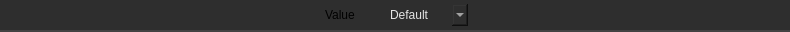
<?xml version="1.0" encoding="UTF-8"?>
<ui version="4.0">
 <class>Widget</class>
 <widget class="QWidget" name="Widget">
  <property name="geometry">
   <rect>
    <x>0</x>
    <y>0</y>
    <width>790</width>
    <height>32</height>
   </rect>
  </property>
  <property name="minimumSize">
   <size>
    <width>0</width>
    <height>0</height>
   </size>
  </property>
  <property name="maximumSize">
   <size>
    <width>16777215</width>
    <height>32</height>
   </size>
  </property>
  <property name="windowTitle">
   <string>Form</string>
  </property>
  <property name="styleSheet">
   <string notr="true">.QWidget {
    font: 580 10pt &quot;Segoe UI&quot;;
    border: 2px solid black;
    border-radius: 0px;
    border-left: 0px;
    border-right: 0px;
	border-top: 0px;
    border-color: rgba(66, 66, 66, 255);
    padding: 8px;
    padding-left: 6px;
    padding-right: 6px;
    color: #e5e5e5;
    background-color: #2e2e2e;
}

.QWidget::hover {
}
.QWidget::selected {
    background-color: #515965;
}</string>
  </property>
  <layout class="QVBoxLayout" name="verticalLayout">
   <property name="spacing">
    <number>0</number>
   </property>
   <property name="leftMargin">
    <number>0</number>
   </property>
   <property name="topMargin">
    <number>0</number>
   </property>
   <property name="rightMargin">
    <number>0</number>
   </property>
   <property name="bottomMargin">
    <number>0</number>
   </property>
   <item>
    <widget class="QFrame" name="frame">
     <property name="minimumSize">
      <size>
       <width>0</width>
       <height>32</height>
      </size>
     </property>
     <property name="maximumSize">
      <size>
       <width>16777215</width>
       <height>32</height>
      </size>
     </property>
     <property name="styleSheet">
      <string notr="true">.QFrame {
    font: 580 10pt &quot;Segoe UI&quot;;
    border: 2px solid black;
    border-radius: 0px;
    border-left: 0px;
    border-right: 0px;
	border-top: 0px;
    border-color: rgba(66, 66, 66, 255);
    color: #e5e5e5;
    background-color: #2e2e2e;
}

.QFrame::hover {
}
.QFrame::selected {
    background-color: #515965;
}</string>
     </property>
     <property name="frameShape">
      <enum>QFrame::Shape::StyledPanel</enum>
     </property>
     <property name="frameShadow">
      <enum>QFrame::Shadow::Raised</enum>
     </property>
     <property name="lineWidth">
      <number>0</number>
     </property>
     <layout class="QHBoxLayout" name="horizontalLayout_2">
      <property name="spacing">
       <number>16</number>
      </property>
      <property name="leftMargin">
       <number>0</number>
      </property>
      <property name="topMargin">
       <number>0</number>
      </property>
      <property name="rightMargin">
       <number>0</number>
      </property>
      <property name="bottomMargin">
       <number>0</number>
      </property>
      <item>
       <layout class="QHBoxLayout" name="layout">
        <property name="sizeConstraint">
         <enum>QLayout::SizeConstraint::SetFixedSize</enum>
        </property>
        <item>
         <widget class="QLabel" name="property_class">
          <property name="sizePolicy">
           <sizepolicy hsizetype="Fixed" vsizetype="Preferred">
            <horstretch>0</horstretch>
            <verstretch>0</verstretch>
           </sizepolicy>
          </property>
          <property name="styleSheet">
           <string notr="true">border:0px;
background-color: rgba(255, 255, 255, 0);
font: 8pt &quot;Segoe UI&quot;;
padding-right: 16px;
</string>
          </property>
          <property name="text">
           <string>Value</string>
          </property>
         </widget>
        </item>
        <item>
         <widget class="QComboBox" name="logic_switch">
          <property name="sizePolicy">
           <sizepolicy hsizetype="Fixed" vsizetype="Fixed">
            <horstretch>0</horstretch>
            <verstretch>0</verstretch>
           </sizepolicy>
          </property>
          <property name="styleSheet">
           <string notr="true">QComboBox {
    font: 580 8pt &quot;Segoe UI&quot;;
    border: 2px solid black;
    border-radius: 0px;
    border-color: rgba(94, 94, 94, 255);
    height: 18px;
    padding-top: 2px;
    padding-bottom: 2px;
	border-top:none;
border-bottom:none;
border:none;
    color: #e5e5e5;
    background-color: #2e2e2e;
}

QComboBox:hover {
    background-color: #515965;
    color: white;
}

QComboBox:pressed {
}

QComboBox:item {
    font: 580  8pt &quot;Segoe UI&quot;;
    color: #e5e5e5;
    padding-left: 5px;
    background-color: #2e2e2e;
    border-style: none;
}

QComboBox::drop-down {
    color: #e5e5e5;
    padding: 2px;
    background: url(://icons/arrow_drop_down_16dp.svg) no-repeat center;
    border-bottom: 0px solid black;
    border-top: 0px solid black;
    border-right: 0px;
    border-left: 2px solid;
    margin-left: 5px;
    padding: 5px;
    width: 7px;
    border-color: rgba(94, 94, 94, 255);
    background-color: #2e2e2e;
border:none;
}

QComboBox::drop-down:hover {
    background-color: #515965;
    color: white;
}


QComboBox QAbstractItemView {
    border: 2px solid gray;
    border-color: rgba(94, 94, 94, 255);
    selection-background-color: #515965;
    background-color: #2e2e2e;
}


QComboBox QAbstractItemView::item {
    height: 16px; /* Set the height of each item */
    padding: 4px; /* Add padding to each item */
    padding-left: 5px;
    padding-right: 5px;
    color: #ff939393;
    border-style: none;
    border-bottom: 0.5px solid black;
    border-color: rgba(255, 255, 255, 10);
}


QComboBox QAbstractItemView::item:selected {
    height: 16px; /* Set the height of each item */
    padding: 4px; /* Add padding to each item */
    padding-left: 5px;
    padding-right: 5px;
    background-color: #515965;
    color: white;
    border: none; /* Remove border */
    outline: none; /* Remove outline */
}
</string>
          </property>
          <property name="currentIndex">
           <number>0</number>
          </property>
          <item>
           <property name="text">
            <string>Default</string>
           </property>
          </item>
          <item>
           <property name="text">
            <string>Float</string>
           </property>
          </item>
          <item>
           <property name="text">
            <string>Variable</string>
           </property>
          </item>
          <item>
           <property name="text">
            <string>Expression</string>
           </property>
          </item>
         </widget>
        </item>
       </layout>
      </item>
     </layout>
    </widget>
   </item>
  </layout>
 </widget>
 <resources/>
 <connections/>
</ui>
